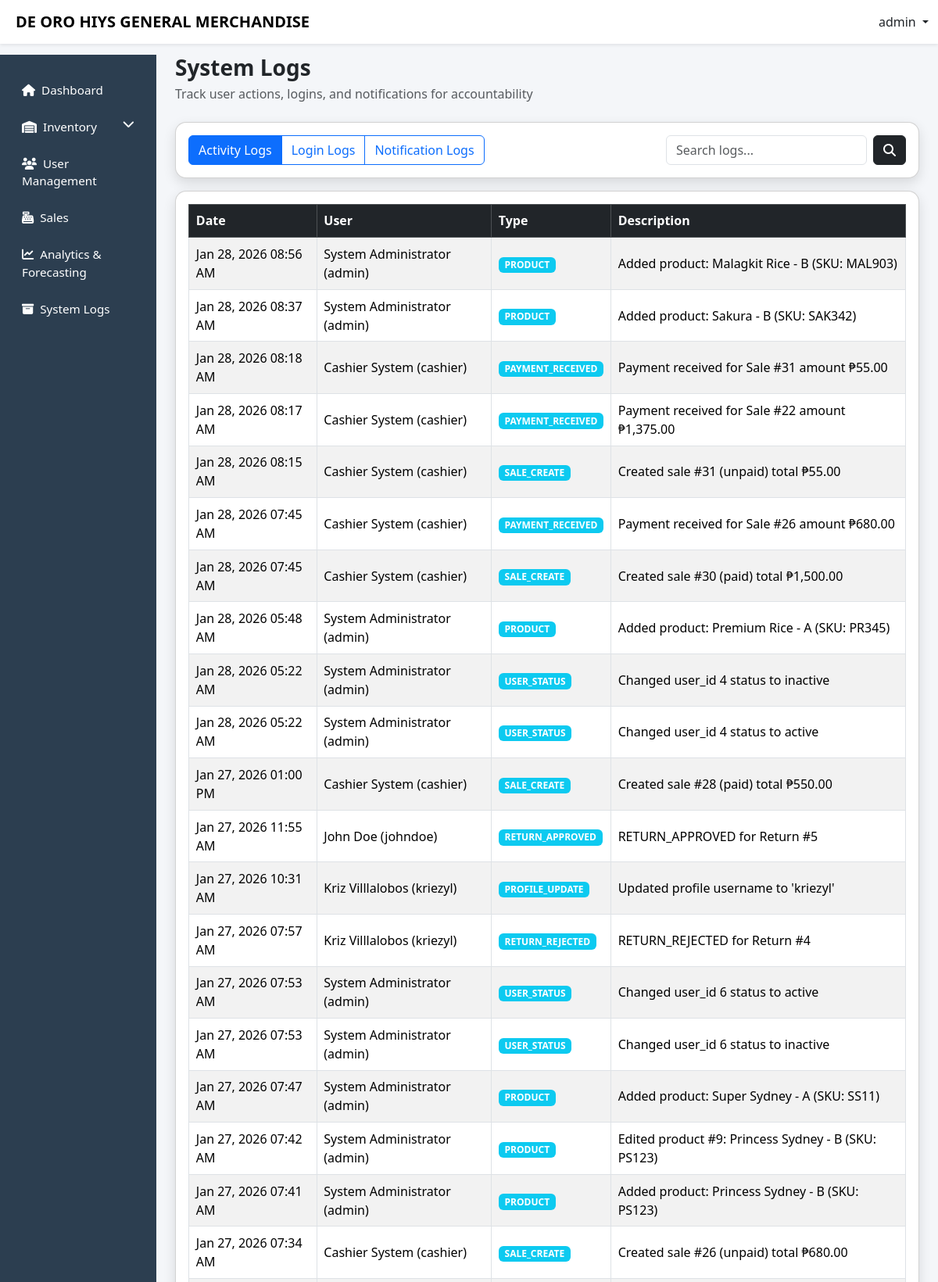
/admin/system_logs.php (signed in, upper part), run on the app's committed database.
### tables this page shows
CREATE TABLE `activity_logs` (
    `activity_id` int(11) NOT NULL,
    `user_id` int(11) DEFAULT NULL,
    `activity_type` varchar(50) DEFAULT NULL,
    `description` text DEFAULT NULL,
    `created_at` timestamp NOT NULL DEFAULT current_timestamp()
  );

CREATE TABLE `users` (
    `user_id` int(11) NOT NULL,
    `username` varchar(50) NOT NULL,
    `password` varchar(255) NOT NULL,
    `first_name` varchar(50) DEFAULT NULL,
    `last_name` varchar(50) DEFAULT NULL,
    `phone` varchar(20) DEFAULT NULL,
    `role` varchar(20) NOT NULL,
    `created_at` timestamp NOT NULL DEFAULT current_timestamp(),
    `status` enum('active','inactive') DEFAULT 'active'
  );

### admin/system_logs.php (the view, shortened to what this page needs)
<?php
include '../config/db.php';
$tab = $_GET['tab'] ?? 'activity';
$q = trim($_GET['q'] ?? '');
$activityLogs = [];
if($tab === 'activity'){
    if($q !== ''){
        $stmt = $conn->prepare("
            SELECT al.*, u.first_name, u.last_name, u.username
            FROM activity_logs al
            LEFT JOIN users u ON al.user_id = u.user_id
            WHERE (al.activity_type LIKE CONCAT('%',?,'%')
               OR al.description LIKE CONCAT('%',?,'%')
               OR u.username LIKE CONCAT('%',?,'%')
               OR u.first_name LIKE CONCAT('%',?,'%')
               OR u.last_name LIKE CONCAT('%',?,'%'))
            ORDER BY al.created_at DESC
            LIMIT 200
        ");
        $stmt->bind_param("sssss", $q, $q, $q, $q, $q);
        $stmt->execute();
        $activityLogs = $stmt->get_result()->fetch_all(MYSQLI_ASSOC);
        $stmt->close();
    } else {
        $res = $conn->query("
            SELECT al.*, u.first_name, u.last_name, u.username
            FROM activity_logs al
            LEFT JOIN users u ON al.user_id = u.user_id
            ORDER BY al.created_at DESC
            LIMIT 200
        ");
        if($res) $activityLogs = $res->fetch_all(MYSQLI_ASSOC);
    }
}
?>
<!DOCTYPE html>
<html lang="en">
<head>
<link href="https://cdn.jsdelivr.net/npm/bootstrap@5.3.2/dist/css/bootstrap.min.css" rel="stylesheet">
<link href="https://cdnjs.cloudflare.com/ajax/libs/font-awesome/6.5.1/css/all.min.css" rel="stylesheet">
<link href="../css/layout.css" rel="stylesheet">
</head>
<body>
<?php include '../includes/topnav.php'; ?>
<div class="container-fluid">
<div class="row">
<?php include '../includes/admin_sidebar.php'; ?>
<main class="col-lg-10 ms-sm-auto px-4 main-content">
  <h3 class="fw-bold mb-1">System Logs</h3>
  <p class="text-muted mb-4">Track user actions, logins, and notifications for accountability</p>
  <div class="card modern-card mb-3">
    <div class="card-body d-flex flex-wrap gap-2 justify-content-between align-items-center">
      <div class="btn-group">
        <a class="btn btn-outline-primary <?= $tab==='activity'?'active':'' ?>" href="?tab=activity">Activity Logs</a>
        <a class="btn btn-outline-primary <?= $tab==='login'?'active':'' ?>" href="?tab=login">Login Logs</a>
        <a class="btn btn-outline-primary <?= $tab==='notif'?'active':'' ?>" href="?tab=notif">Notification Logs</a>
      </div>
      <form method="GET" class="d-flex gap-2">
        <input type="text" name="q" class="form-control" placeholder="Search logs..." value="<?= htmlspecialchars($q) ?>">
        <button class="btn btn-dark"><i class="fas fa-search"></i></button>
      </form>
    </div>
  </div>
  <div class="card modern-card">
    <div class="card-body table-responsive">
      <?php if($tab==='activity'): ?>
        <table class="table table-bordered table-striped">
          <thead class="table-dark">
            <tr>
              <th>Date</th>
              <th>User</th>
              <th>Type</th>
              <th>Description</th>
            </tr>
          </thead>
          <tbody>
          <?php if(empty($activityLogs)): ?>
            <tr><td colspan="4" class="text-center text-muted">No activity logs found.</td></tr>
          <?php else: ?>
            <?php foreach($activityLogs as $l): ?>
              <tr>
                <td><?= date("M d, Y h:i A", strtotime($l['created_at'])) ?></td>
                <td><?= htmlspecialchars(($l['first_name'] ?? '')." ".($l['last_name'] ?? '')." (".$l['username'].")") ?></td>
                <td><span class="badge bg-info"><?= htmlspecialchars($l['activity_type']) ?></span></td>
                <td><?= htmlspecialchars($l['description']) ?></td>
              </tr>
            <?php endforeach; ?>
          <?php endif; ?>
          </tbody>
        </table>
      <?php endif; ?>
    </div>
  </div>
</main>
</div>
</div>
</body>
</html>

### css/layout.css (style rules this page uses)
body { background:#f4f6f9; padding-top: 60px; }
.modern-card { border-radius:14px; box-shadow:0 6px 16px rgba(0,0,0,.12); transition:.3s; }
.main-content { padding-top:0px; }
.table td, .table th { padding:0.55rem; vertical-align: middle; }
.table td,.table th { vertical-align:middle; }
table td, .table th { padding:0.55rem; vertical-align: middle; }
body { background:#f4f6f9; padding-top:70px; }
.modern-card { border-radius:14px; box-shadow:0 6px 16px rgba(0,0,0,.12); }
.table td, .table th { vertical-align: middle; }

### data on the page
activity_logs: created_at "Jan 28, 2026 08:56 AM", user.username "System Administrator (admin)", activity_type "PRODUCT", description "Added product: Malagkit Rice - B (SKU: MAL903)"
activity_logs: created_at "Jan 28, 2026 08:37 AM", user.username "System Administrator (admin)", activity_type "PRODUCT", description "Added product: Sakura - B (SKU: SAK342)"
activity_logs: created_at "Jan 28, 2026 08:18 AM", user.username "Cashier System (cashier)", activity_type "PAYMENT_RECEIVED", description "Payment received for Sale #31 amount ₱55.00"
activity_logs: created_at "Jan 28, 2026 08:17 AM", user.username "Cashier System (cashier)", activity_type "PAYMENT_RECEIVED", description "Payment received for Sale #22 amount ₱1,375.00"
activity_logs: created_at "Jan 28, 2026 08:15 AM", user.username "Cashier System (cashier)", activity_type "SALE_CREATE", description "Created sale #31 (unpaid) total ₱55.00"
activity_logs: created_at "Jan 28, 2026 07:45 AM", user.username "Cashier System (cashier)", activity_type "PAYMENT_RECEIVED", description "Payment received for Sale #26 amount ₱680.00"
activity_logs: created_at "Jan 28, 2026 07:45 AM", user.username "Cashier System (cashier)", activity_type "SALE_CREATE", description "Created sale #30 (paid) total ₱1,500.00"
activity_logs: created_at "Jan 28, 2026 05:48 AM", user.username "System Administrator (admin)", activity_type "PRODUCT", description "Added product: Premium Rice - A (SKU: PR345)"
activity_logs: created_at "Jan 28, 2026 05:22 AM", user.username "System Administrator (admin)", activity_type "USER_STATUS", description "Changed user_id 4 status to inactive"
activity_logs: created_at "Jan 28, 2026 05:22 AM", user.username "System Administrator (admin)", activity_type "USER_STATUS", description "Changed user_id 4 status to active"
activity_logs: created_at "Jan 27, 2026 01:00 PM", user.username "Cashier System (cashier)", activity_type "SALE_CREATE", description "Created sale #28 (paid) total ₱550.00"
activity_logs: created_at "Jan 27, 2026 11:55 AM", user.username "John Doe (johndoe)", activity_type "RETURN_APPROVED", description "RETURN_APPROVED for Return #5"
activity_logs: created_at "Jan 27, 2026 10:31 AM", user.username "Kriz Villlalobos (kriezyl)", activity_type "PROFILE_UPDATE", description "Updated profile username to 'kriezyl'"
activity_logs: created_at "Jan 27, 2026 07:57 AM", user.username "Kriz Villlalobos (kriezyl)", activity_type "RETURN_REJECTED", description "RETURN_REJECTED for Return #4"
activity_logs: created_at "Jan 27, 2026 07:53 AM", user.username "System Administrator (admin)", activity_type "USER_STATUS", description "Changed user_id 6 status to active"
activity_logs: created_at "Jan 27, 2026 07:53 AM", user.username "System Administrator (admin)", activity_type "USER_STATUS", description "Changed user_id 6 status to inactive"
activity_logs: created_at "Jan 27, 2026 07:47 AM", user.username "System Administrator (admin)", activity_type "PRODUCT", description "Added product: Super Sydney - A (SKU: SS11)"
activity_logs: created_at "Jan 27, 2026 07:42 AM", user.username "System Administrator (admin)", activity_type "PRODUCT", description "Edited product #9: Princess Sydney - B (SKU: PS123)"
activity_logs: created_at "Jan 27, 2026 07:41 AM", user.username "System Administrator (admin)", activity_type "PRODUCT", description "Added product: Princess Sydney - B (SKU: PS123)"
activity_logs: created_at "Jan 27, 2026 07:34 AM", user.username "Cashier System (cashier)", activity_type "SALE_CREATE", description "Created sale #26 (unpaid) total ₱680.00"

### other printed values
$username "admin"
